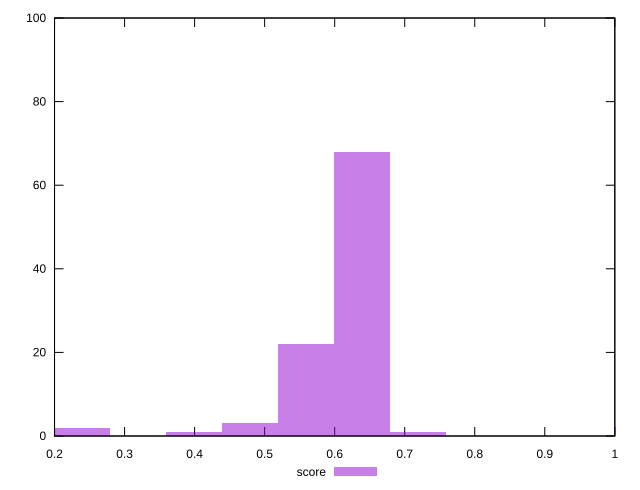

gnuplot code for this plot:
reset

$score <<EOF
0.559289274913694 22
0.6391877427585073 68
0.4793908070688805 3
1.0386800819825743 3
0.23969540353444024 2
0.3994923392240671 1
0.7190862106033207 1
EOF

set key outside below
set boxwidth 0.07989846784481341
set xrange [0.2:1]
set yrange [0:100]
set trange [0:100]
set style fill transparent solid 0.5 noborder
set terminal svg size 640, 490 enhanced background rgb 'white'
set output "report_00009_2021-02-08T22-37-41.559Z/max-potential-fid/samples/pages+cached+noadtech/score/histogram.svg"

plot $score title "score" with boxes

reset
